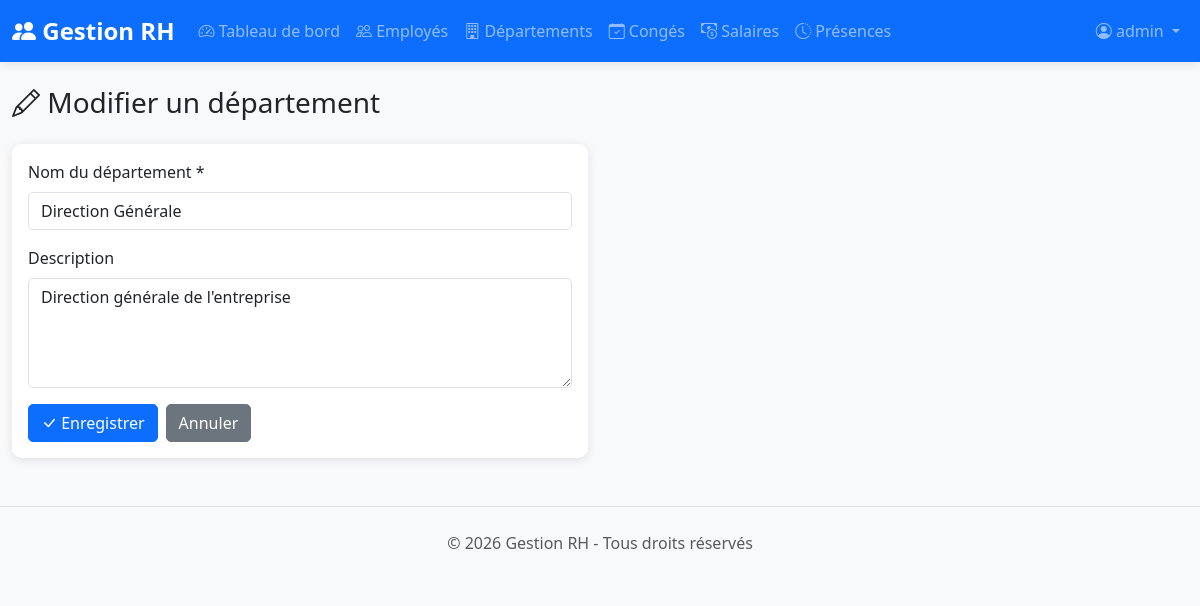
/departements.php?action=edit&id=1 (signed in), run on the app's committed database.
### tables this page shows
CREATE TABLE IF NOT EXISTS departements (
    id INT AUTO_INCREMENT PRIMARY KEY,
    nom VARCHAR(100) NOT NULL,
    description TEXT,
    date_creation DATETIME DEFAULT CURRENT_TIMESTAMP
);

### departements.php (the view, shortened to what this page needs)
<?php
require_once 'includes/header.php';
$db = getDB();
$action = $_GET['action'] ?? 'list';
$id = $_GET['id'] ?? null;
if ($action === 'add' || $action === 'edit') {
    $departement = null;
    if ($action === 'edit' && $id) {
        $stmt = $db->prepare("SELECT * FROM departements WHERE id = ?");
        $stmt->execute([$id]);
        $departement = $stmt->fetch();
    }
    ?>
    <div class="row">
        <div class="col-12">
            <h1 class="h3 mb-4">
                <i class="bi bi-<?= $action === 'add' ? 'plus-circle' : 'pencil' ?>"></i>
                <?= $action === 'add' ? 'Ajouter un département' : 'Modifier un département' ?>
            </h1>
        </div>
    </div>
    <div class="row">
        <div class="col-md-6">
            <div class="card">
                <div class="card-body">
                    <form method="POST" action="">
                        <div class="mb-3">
                            <label class="form-label">Nom du département *</label>
                            <input type="text" class="form-control" name="nom" value="<?= htmlspecialchars($departement['nom'] ?? '') ?>" required>
                        </div>
                        <div class="mb-3">
                            <label class="form-label">Description</label>
                            <textarea class="form-control" name="description" rows="4"><?= htmlspecialchars($departement['description'] ?? '') ?></textarea>
                        </div>
                        <div class="d-flex gap-2">
                            <button type="submit" class="btn btn-primary">
                                <i class="bi bi-check-lg"></i> Enregistrer
                            </button>
                            <a href="departements.php" class="btn btn-secondary">Annuler</a>
                        </div>
                    </form>
                </div>
            </div>
        </div>
    </div>
    <?php
}
require_once 'includes/footer.php';
?>

### assets/css/style.css (style rules this page uses)
body { font-family: 'Segoe UI', Tahoma, Geneva, Verdana, sans-serif; background-color: #f8f9fa; }
.card { border: none; border-radius: 10px; box-shadow: 0 2px 10px rgba(0, 0, 0, 0.1); transition: transform 0.2s, box-shadow 0.2s; }
.btn { border-radius: 5px; transition: all 0.2s; }
.form-control, .form-select { border-radius: 5px; border: 1px solid #dee2e6; transition: border-color 0.2s, box-shadow 0.2s; }
.card { animation: fadeIn 0.3s ease-out; }

### data on the page
departements: nom "Direction Générale", description "Direction générale de l'entreprise"

### other printed values
$currentUser['nom_utilisateur'] "admin"
